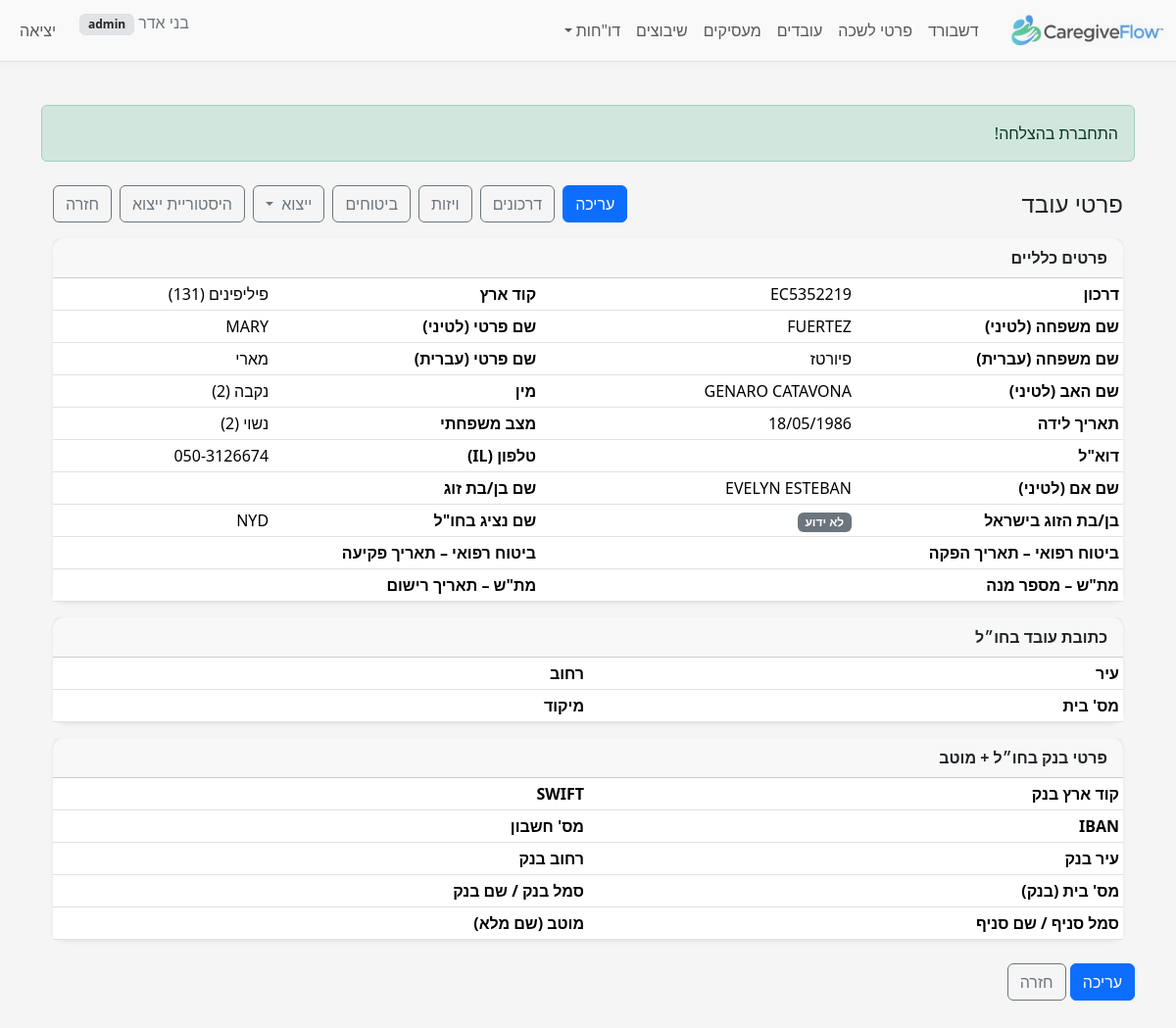
/index.php?r=employees/show&id=2 (signed in), run on the app's committed database.
### tables this page shows
CREATE TABLE `employees` (
  `id` bigint(20) UNSIGNED NOT NULL,
  `passport_number` varchar(20) NOT NULL,
  `country_of_citizenship` int(10) UNSIGNED DEFAULT NULL,
  `country_symbol_moi` int(10) UNSIGNED DEFAULT NULL COMMENT 'MoI country numeric code (BAFI)',
  `last_name` varchar(20) NOT NULL,
  `last_name_he` varchar(20) DEFAULT NULL,
  `first_name_he` varchar(20) DEFAULT NULL,
  `first_name` varchar(20) NOT NULL,
  `father_name_en` varchar(20) DEFAULT NULL,
  `mother_name_en` varchar(20) DEFAULT NULL COMMENT 'Mother name (EN, 20)',
  `gender_code` tinyint(3) UNSIGNED DEFAULT NULL,
  `marital_status_code` tinyint(3) UNSIGNED DEFAULT NULL,
  `birth_date` date DEFAULT NULL,
  `phone` varchar(30) DEFAULT NULL,
  `phone_prefix_il` varchar(4) DEFAULT NULL,
  `phone_number_il` varchar(9) DEFAULT NULL,
  `phone_alt` varchar(30) DEFAULT NULL,
  `email` varchar(120) DEFAULT NULL,
  `city_code` int(10) UNSIGNED DEFAULT NULL,
  `street_code` int(10) UNSIGNED DEFAULT NULL,
  `house_no` varchar(10) DEFAULT NULL,
  `apartment` varchar(10) DEFAULT NULL,
  `zipcode` varchar(10) DEFAULT NULL,
  `abroad_city` varchar(60) DEFAULT NULL,
  `abroad_street` varchar(60) DEFAULT NULL,
  `abroad_house_no` varchar(10) DEFAULT NULL,
  `abroad_postal_code` varchar(10) DEFAULT NULL,
  `entry_date` date DEFAULT NULL,
  `visa_type` varchar(30) DEFAULT NULL,
  `visa_expiry` date DEFAULT NULL,
  `work_permit_number` varchar(40) DEFAULT NULL,
  `work_permit_issue` date DEFAULT NULL,
  `work_permit_expiry` date DEFAULT NULL,
  `is_active` tinyint(1) NOT NULL DEFAULT 1,
  `employment_status_code` tinyint(3) UNSIGNED DEFAULT NULL COMMENT 'BAFI status/end reason code (00/03/..)',
  `status_change_date` date DEFAULT NULL COMMENT 'BAFI status change date (yyyymmdd)',
  `notes` text DEFAULT NULL,
  `record_type_code` tinyint(3) UNSIGNED DEFAULT NULL COMMENT 'BAFI record type (01=new;02=new-to-agency;03=change employer;04=details/bank update)',
  `mana_type_code` tinyint(3) UNSIGNED DEFAULT NULL COMMENT 'BAFI batch/mana type (01..06)',
  `remarks_internal` text DEFAULT NULL,
  `created_at` timestamp NOT NULL DEFAULT current_timestamp(),
  `updated_at` timestamp NULL DEFAULT current_timestamp() ON UPDATE current_timestamp(),
  `passport_issue_date` date DEFAULT NULL,
  `passport_expiry_date` date DEFAULT NULL,
  `country_code` int(11) DEFAULT NULL,
  `phone_mobile` varchar(30) DEFAULT NULL,
  `phone_home` varchar(30) DEFAULT NULL,
  `id_type_code` varchar(10) DEFAULT NULL COMMENT 'Code: type of ID (e.g., passport/teudat-zehut)',
  `id_number` varchar(32) DEFAULT NULL,
  `visa_type_code` varchar(20) DEFAULT NULL,
  `arrival_date` date DEFAULT NULL,
  `bank_name` varchar(100) DEFAULT NULL,
  `bank_branch` varchar(20) DEFAULT NULL,
  `bank_account` varchar(34) DEFAULT NULL,
  `bank_foreign_country_code` int(10) UNSIGNED DEFAULT NULL COMMENT 'BAFI bank country numeric code',
  `bank_city_foreign` varchar(60) DEFAULT NULL,
  `bank_street_foreign` varchar(60) DEFAULT NULL,
  `bank_house_no_foreign` varchar(10) DEFAULT NULL,
  `bank_code_foreign` varchar(10) DEFAULT NULL,
  `bank_name_foreign` varchar(60) DEFAULT NULL,
  `bank_branch_code_foreign` varchar(10) DEFAULT NULL,
  `bank_branch_name_foreign` varchar(60) DEFAULT NULL,
  `bank_swift` varchar(25) DEFAULT NULL,
  `bank_iban` varchar(40) DEFAULT NULL,
  `beneficiary_last_name` varchar(60) DEFAULT NULL,
  `beneficiary_first_name` varchar(60) DEFAULT NULL,
  `permit_number_bafi` varchar(15) DEFAULT NULL COMMENT 'BAFI permit number (mirror of work_permit_number if used)',
  `spouse_name_en` varchar(20) DEFAULT NULL COMMENT 'Spouse name (EN, 20)',
  `spouse_in_israel` tinyint(1) UNSIGNED DEFAULT NULL COMMENT 'Spouse in Israel? 1=yes, 0=no, NULL=unknown',
  `representative_abroad_name` varchar(20) DEFAULT NULL COMMENT 'Representative abroad name (20)',
  `health_ins_issue_date` date DEFAULT NULL COMMENT 'Health insurance - issue date',
  `health_ins_expiry` date DEFAULT NULL COMMENT 'Health insurance - expiry date',
  `metash_mana_number` varchar(20) DEFAULT NULL COMMENT 'METaSH - Mana number (20)',
  `metash_registration_date` date DEFAULT NULL COMMENT 'METaSH - registration date'
);

### src/controllers/EmployeesController.php (called while the page is built, shortened)
<?php
require_once __DIR__ . '/../models/Employee.php';
require_once __DIR__ . '/../models/CodeTables.php';
class EmployeesController {
    public static function show(PDO $pdo) {
        $id = (int)($_GET['id'] ?? 0);
        $m = new Employee($pdo);
        $item = $m->find($id);
        $codes     = new CodeTables($pdo);
        $countries = $codes->countries();
        $genders   = $codes->genders();
        $maritals  = $codes->marital_statuses();
        require __DIR__ . '/../../views/employees/show.php';
    }
}

### public/index.php (called while the page is built, shortened)
<?php
require __DIR__ . '/../src/helpers.php';
$pdo = db();
$route = $_GET['r'] ?? 'dashboard/index';
[$ctrl, $action] = array_pad(explode('/', $route, 2), 2, 'index');
$action = strtok($action, '&?');
$action = preg_replace('/[^A-Za-z0-9_]/', '', $action);
$controllerClass = preg_replace('/[^A-Za-z0-9]/', '', ucwords(str_replace(['_', '-'], ' ', $ctrl))) . 'Controller';
call_user_func([$controllerClass, $action], $pdo);

### src/models/Employee.php (called while the page is built, shortened)
<?php
class Employee {
    private PDO $pdo;
    public function __construct(PDO $pdo) { $this->pdo = $pdo; }
    public function find(int $id): ?array {
        $st = $this->pdo->prepare("SELECT * FROM employees WHERE id = ?");
        $st->execute([$id]);
        $row = $st->fetch(PDO::FETCH_ASSOC);
        return $row ?: null;
    }
}

### src/helpers.php (called while the page is built, shortened)
<?php
function e($str): string { return htmlspecialchars((string)$str, ENT_QUOTES | ENT_SUBSTITUTE, 'UTF-8'); }
function date_to_string(?string $date): string {
    if (!$date) return '';
    $d = new DateTime($date);
    return $d->format('d/m/Y');
}

### src/models/CodeTables.php (called while the page is built, shortened)
<?php
class CodeTables {
    private PDO $pdo;
    public function __construct(PDO $pdo) { $this->pdo = $pdo; }
    public function countries(): array {
        return $this->pdo->query("SELECT country_code, name_he FROM countries ORDER BY name_he")->fetchAll();
    }
    public function genders(): array {
        return $this->pdo->query("SELECT gender_code, name_he FROM gender_codes ORDER BY gender_code")->fetchAll();
    }
    public function marital_statuses(): array {
        return $this->pdo->query("SELECT marital_status_code, name_he FROM marital_status_codes ORDER BY marital_status_code")->fetchAll();
    }
}

### views/employees/show.php (the view, shortened to what this page needs)
<?php require __DIR__ . '/../layout/header.php'; ?>
<?php
$countriesMap = isset($countries) ? array_column($countries, 'name_he', 'country_code') : [];
$gendersMap   = isset($genders)   ? array_column($genders,   'name_he', 'gender_code')   : [];
$martialsMap   = isset($maritals)   ? array_column($maritals, 'name_he', 'marital_status_code') : [];
$countryLabel = function($code) use ($countriesMap) {
    $code = (string)($code ?? '');
    $name = ($code !== '' && isset($countriesMap[$code])) ? $countriesMap[$code] : null;
    return $name ? e($name) . ' (' . e($code) . ')' : e($code);
};
$genderLabel = function($code) use ($gendersMap) {
    $code = (string)($code ?? '');
    $name = ($code !== '' && isset($gendersMap[$code])) ? $gendersMap[$code] : null;
    return $name ? e($name) . ' (' . e($code) . ')' : e($code);
};
$maritalLabel = function($code) use ($martialsMap) {
    $code = (string)($code ?? '');
    $name = ($code !== '' && isset($martialsMap[$code])) ? $martialsMap[$code] : null;
    return $name ? e($name) . ' (' . e($code) . ')' : e($code);
};
?>
<div class="container my-4">
  <div class="d-flex justify-content-between align-items-center mb-3">
    <h1 class="h4 mb-0">פרטי עובד</h1>
    <div class="d-flex gap-2">
      <a class="btn btn-primary" href="index.php?r=employees/edit&id=<?= (int)$item['id'] ?>">עריכה</a>
      <a class="btn btn-outline-secondary" href="index.php?r=passports&employee_id=<?= e($item['id']) ?>">דרכונים</a>
      <a class="btn btn-outline-secondary" href="index.php?r=visas&employee_id=<?= e($item['id']) ?>">ויזות</a>
      <a class="btn btn-outline-secondary" href="index.php?r=insurances&employee_id=<?= e($item['id']) ?>">ביטוחים</a>
      <div class="btn-group" role="group">
        <button type="button" class="btn btn-outline-secondary dropdown-toggle" data-bs-toggle="dropdown" aria-expanded="false">
          ייצוא
        </button>
      </div>
      <a class="btn btn-outline-secondary" href="?r=exports/history">היסטוריית ייצוא</a>
      <a class="btn btn-outline-secondary" href="index.php?r=employees/index">חזרה</a>
    </div>
  </div>
  <div class="card mb-3 shadow-sm">
    <div class="card-header fw-semibold">פרטים כלליים</div>
    <div class="card-body p-0">
      <table class="table table-sm mb-0">
        <tbody>
          <tr>
            <th class="w-25">דרכון</th>
            <td><?= e($item['passport_number'] ?? '') ?></td>
            <th class="w-25">קוד ארץ</th>
            <td><?= $countryLabel($item['country_of_citizenship'] ?? '') ?></td>
          </tr>
          <tr>
            <th>שם משפחה (לטיני)</th>
            <td><?= e($item['last_name'] ?? '') ?></td>
            <th>שם פרטי (לטיני)</th>
            <td><?= e($item['first_name'] ?? '') ?></td>
          </tr>
          <tr>
            <th>שם משפחה (עברית)</th>
            <td><?= e($item['last_name_he'] ?? '') ?></td>
            <th>שם פרטי (עברית)</th>
            <td><?= e($item['first_name_he'] ?? '') ?></td>
          </tr>
          <tr>
            <th>שם האב (לטיני)</th>
            <td><?= e($item['father_name_en'] ?? '') ?></td>
            <th>מין</th>
            <td><?= $genderLabel($item['gender_code'] ?? '') ?></td>
          </tr>
          <tr>
            <th>תאריך לידה</th>
            <td><?= e(date_to_string($item['birth_date']) ?? '') ?></td>
            <th>מצב משפחתי</th>
            <td><?= $maritalLabel($item['marital_status_code'] ?? '') ?></td>
          </tr>
          <tr>
            <th>דוא"ל</th>
            <td><?= e($item['email'] ?? '') ?></td>
            <th>טלפון (IL)</th>
            <td>
              <?= e($item['phone_prefix_il'] ?? '') ?><?= $item['phone_prefix_il'] ? '-' : '' ?><?= e($item['phone_number_il'] ?? '') ?>
            </td>
          </tr>
                   <tr>
            <th>שם אם (לטיני)</th>
            <td><?= e($item['mother_name_en'] ?? '') ?></td>
            <th>שם בן/בת זוג</th>
            <td><?= e($item['spouse_name_en'] ?? '') ?></td>
          </tr>
          <tr>
            <th>בן/בת הזוג בישראל</th>
            <td>
              <?php
                $sp = $item['spouse_in_israel'] ?? null;
                if ($sp === '' || $sp === null) {
                  echo '<span class="badge bg-secondary">לא ידוע</span>';
                } elseif ($sp) {
                  echo '<span class="badge bg-success">כן</span>';
                } else {
                  echo '<span class="badge bg-danger">לא</span>';
                }
              ?>
            </td>
            <th>שם נציג בחו"ל</th>
            <td><?= e($item['representative_abroad_name'] ?? '') ?></td>
          </tr>
          <tr>
            <th>ביטוח רפואי – תאריך הפקה</th>
            <td><?= e(date_to_string($item['health_ins_issue_date']) ?? '') ?></td>
            <th>ביטוח רפואי – תאריך פקיעה</th>
            <td>
            </td>
          </tr>
          <tr>
            <th>מת"ש – מספר מנה</th>
            <td><?= e($item['metash_mana_number'] ?? '') ?></td>
            <th>מת"ש – תאריך רישום</th>
            <td><?= e(date_to_string($item['metash_registration_date']) ?? '') ?></td>
          </tr>
        </tbody>
      </table>
    </div>
  </div>
  <div class="card mb-3 shadow-sm">
    <div class="card-header fw-semibold">כתובת עובד בחו״ל</div>
    <div class="card-body p-0">
      <table class="table table-sm mb-0">
        <tbody>
          <tr>
            <th class="w-25">עיר</th>
            <td><?= e($item['abroad_city'] ?? '') ?></td>
            <th class="w-25">רחוב</th>
            <td><?= e($item['abroad_street'] ?? '') ?></td>
          </tr>
          <tr>
            <th>מס' בית</th>
            <td><?= e($item['abroad_house_no'] ?? '') ?></td>
            <th>מיקוד</th>
            <td><?= e($item['abroad_postal_code'] ?? '') ?></td>
          </tr>
        </tbody>
      </table>
    </div>
  </div>
  <div class="card mb-3 shadow-sm">
    <div class="card-header fw-semibold">פרטי בנק בחו״ל + מוטב</div>
    <div class="card-body p-0">
      <table class="table table-sm mb-0">
        <tbody>
          <tr>
            <th class="w-25">קוד ארץ בנק</th>
            <td><?= $countryLabel($item['bank_foreign_country_code'] ?? '') ?></td>
            <th class="w-25">SWIFT</th>
            <td><?= e($item['bank_swift'] ?? '') ?></td>
          </tr>
          <tr>
            <th>IBAN</th>
            <td><?= e($item['bank_iban'] ?? '') ?></td>
            <th>מס' חשבון</th>
            <td><?= e($item['bank_account'] ?? '') ?></td>
          </tr>
          <tr>
            <th>עיר בנק</th>
            <td><?= e($item['bank_city_foreign'] ?? '') ?></td>
            <th>רחוב בנק</th>
            <td><?= e($item['bank_street_foreign'] ?? '') ?></td>
          </tr>
          <tr>
            <th>מס' בית (בנק)</th>
            <td><?= e($item['bank_house_no_foreign'] ?? '') ?></td>
            <th>סמל בנק / שם בנק</th>
            <td>
            </td>
          </tr>
          <tr>
            <th>סמל סניף / שם סניף</th>
            <td>
            </td>
            <th>מוטב (שם מלא)</th>
            <td>
            </td>
          </tr>
        </tbody>
      </table>
    </div>
  </div>
</div>
<p class="mt-3">
  <a class="btn btn-primary" href="index.php?r=employees/edit&id=<?= (int)$item['id'] ?>">עריכה</a>
  <a class="btn btn-outline-secondary" href="index.php?r=employees/index">חזרה</a>
</p>
<?php require __DIR__ . '/../layout/footer.php'; ?>

### public/assets/css/style.css (style rules this page uses)
body { background-color: #f5f5f5; color: #212529; }
.card { border: 0; box-shadow: 0 2px 10px rgba(0,0,0,.04); border-radius: .75rem; }

### data on the page
employees: passport_number "EC5352219", country_of_citizenship "פיליפינים (131)", last_name "FUERTEZ", first_name "MARY", last_name_he "פיורטז", first_name_he "מארי", father_name_en "GENARO CATAVONA", gender_code "נקבה (2)", birth_date "18/05/1986", marital_status_code "נשוי (2)", phone_prefix_il "050", phone_number_il "3126674", mother_name_en "EVELYN ESTEBAN", representative_abroad_name "NYD"

### other printed values
$u['display_name'] "בני אדר"
$u['role'] "admin"
$f['msg'] "התחברת בהצלחה!"
